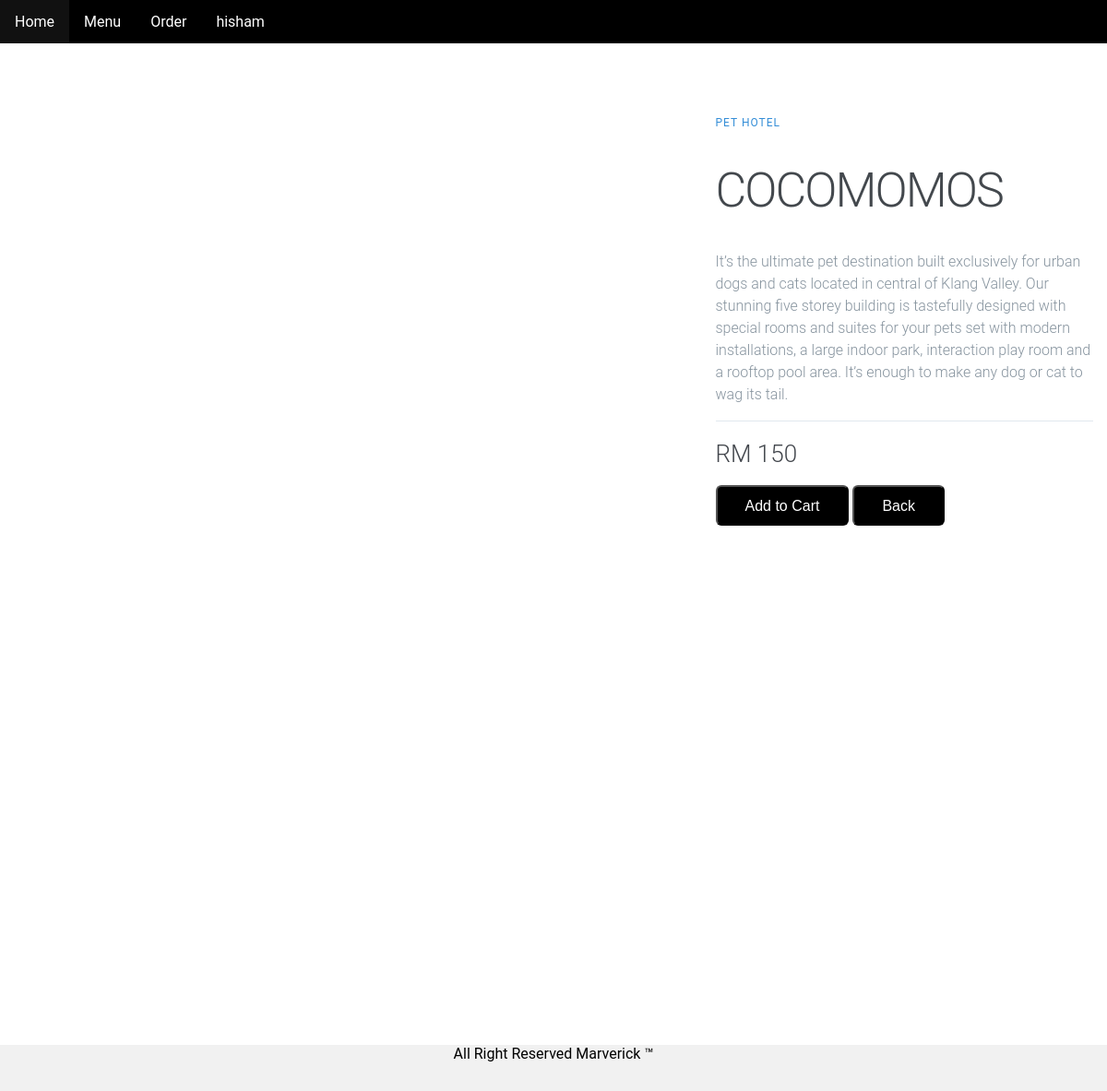
The app's page /ApplicationLayer/ManagePetAssist/viewPetHotel.php?hotel_id=3 (signed in) with its own data.
### tables this page shows
CREATE TABLE `pethotel` (
  `hotel_id` int(100) NOT NULL,
  `hotel_name` varchar(1000) NOT NULL,
  `hotel_price` float NOT NULL,
  `hotel_quantity` int(100) NOT NULL,
  `hotel_details` varchar(1000) NOT NULL,
  `hotel_image` longblob NOT NULL
);

### BusinessServiceLayer/Controller/petController.php (called while the page is built, shortened)
<?php
require_once '../../BusinessServiceLayer/Model/petModel.php';
class pethotelController{
    function viewpethotel($hotel_id){
        $pethotel = new pethotelModel();
        $pethotel->hotel_id = $hotel_id;
        return $pethotel->viewpethotel();
    }
}
?>

### BusinessServiceLayer/Model/petModel.php (called while the page is built, shortened)
<?php
require_once '../../BusinessServiceLayer/libs/db.php';
class pethotelModel{
    public $hotel_id,$name,$details,$quantity,$price,$image;
    function viewpethotel(){
        $sql = "select * from pethotel where hotel_id=:hotel_id";
        $args = [':hotel_id'=>$this->hotel_id];
        return DB::run($sql,$args);
    }
}

### BusinessServiceLayer/libs/db.php (called while the page is built, shortened)
<?php
class DB
{
  public static function connect($value='')
  {
    $pdo = new PDO(DB_TYPE.':host='.DB_HOST.';dbname='.DB_NAME, DB_USER, DB_PASS);
    $pdo->setAttribute(PDO::ATTR_ERRMODE, PDO::ERRMODE_EXCEPTION);
    return $pdo;
  }
  public static function run($sql, $args = NULL)
    {
        $stmt = DB::connect()->prepare($sql);
        try {
            $stmt->execute($args);
            return $stmt;
        }
        catch (PDOException $e){
            echo $e->getMessage();
            die();
        }
     }
}
?>

### ApplicationLayer/ManagePetAssist/viewPetHotel.php (the view, shortened to what this page needs)
<?php
require_once '../../BusinessServiceLayer/controller/petController.php';
$hotel_id = $_GET['hotel_id'];
$pethotel = new pethotelController();
$data = $pethotel->viewpethotel($hotel_id);
?>
<!DOCTYPE html>
<html class="no-js" lang="zxx">
<head>
<?php include"../../includes/head.php";?>
</head>
<body>
<div class="wrapper" id="wrapper">
    <?php
    if ($_SESSION['usertype'] == 3){
      include "../../includes/headerR.php";
    }else if ($_SESSION['usertype'] == 2){
      include "../../includes/headerP.php";
    }else{
      include "../../includes/header.php";
    }
    ?>
<form method="post">
<main class="product-container">
<?php foreach($data as $row){ ?>
    <div class="left-column">
        <img src="../../img/<?php echo $row['hotel_image'];?>">
    </div>
    <div class="right-column">
        <div class="product-description">
            <span>Pet Hotel</span>
            <h1><?=$row['hotel_name']?></h1>
            <p><?=$row['hotel_details']?></p>
        </div>
        <div class="product-price">
            <span>RM <?=$row['hotel_price']?></span>
        </div>
        <br>
        <?php
                  if ($_SESSION['usertype'] == 1) {
                    ?>
                    <button class="cart-btn" type="submit" name="buy" value="Add to Cart"> Add to Cart </button>
                    <button class="cart-btn" formaction="petHotel.php">Back</button>
                    <?php
                  }?>
    </div>
</main>
<?php }?>
</form>
<?php include "../../includes/footer.php"; ?>
</body>
</html>

### style.css (style rules this page uses)
html, body { height: 100%; width: 100%; margin: 0; font-family: 'Roboto', sans-serif; }
.product-container { max-width: 1200px; margin: 0 auto; padding: 15px; display: flex; }
.left-column { width: 65%; position: relative; }
.right-column { width: 35%; margin-top: 60px; }
.left-column img { width: 50%; position: absolute; left: 150px; top: 50px; opacity: 1; }
.product-description { border-bottom: 1px solid #E1E8EE; margin-bottom: 20px; }
.product-description span { font-size: 12px; color: #358ED7; letter-spacing: 1px; text-transform: uppercase; text-decoration: none; }
.product-description h1 { font-weight: 300; font-size: 52px; color: #43484D; letter-spacing: -2px; }
.product-description p { font-size: 16px; font-weight: 300; color: #86939E; line-height: 24px; text-justify: inter-word; }
.product-price { display: flex; align-items: center; }
.product-price span { font-size: 26px; font-weight: 300; color: #43474D; margin-right: 20px; }
.cart-btn { display: inline-block; background-color: black; border-radius: 6px; font-size: 16px; color: #FFFFFF; text-decoration: none; padding: 12px 30px 10px; }

### records on screen
pethotel: hotel_image (picture), hotel_name "COCOMOMOS", hotel_details "It’s the ultimate pet destination built exclusively for urban dogs and cats located in central of Klang Valley. Our stunning five storey building is tastefully designed with special rooms and suites for your pets set with modern installations, a large indoor park, interaction play room and a rooftop pool area. It’s enough to make any dog or cat to wag its tail.", hotel_price "150"

### other values on screen
$_SESSION['username'] "hisham"
